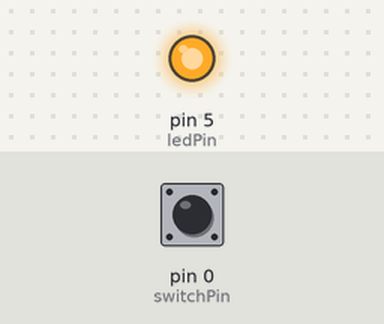
Bench run of a sketch on a simulated Arduino Uno, built with avr-gcc and run on an emulated ATmega328P. Shown: output pins drawn as LEDs (lit = HIGH). The test bench sets the inputs (shaded band); at power-on: pin 0 (switchPin) HIGH.

Above: at 1.2 s.
1.3 s: pin 0 (switchPin) pulled LOW for 0.15 s
At 2.5 s:
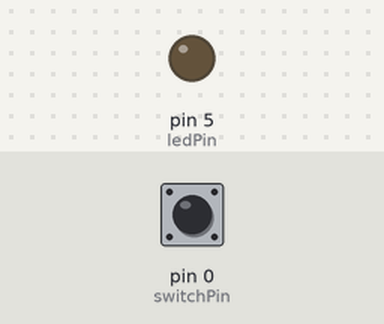
2.9 s: pin 0 (switchPin) pulled LOW for 1 s
At 3.9 s:
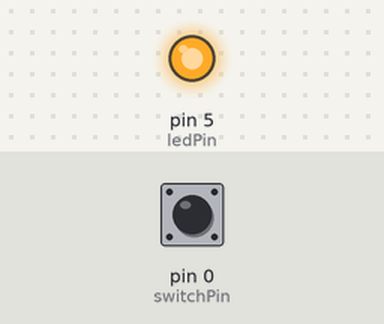
5.4 s: pin 0 (switchPin) pulled LOW for 3.2 s
At 5.9 s:
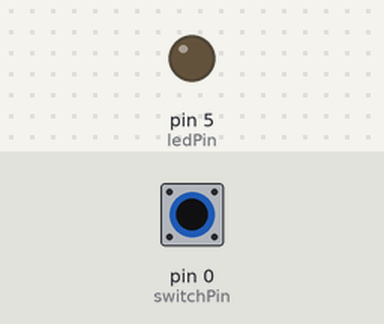
Timing chart, 0 to 8.4 s (numbered marks = the images above; inputs shaded):
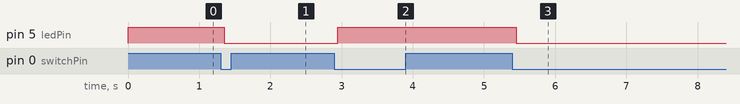

The sketch:

PushOnPushOffSwitch.ino
```cpp
//  Love to Code

// Push on, Push off switch
// Connect pin 0 to ground and make the light on pin 5 turn on or off!

// You can make a switch by folding copper tape over so it touches another piece of copper tape.
// So for this example, you can make a switch as follows:
//    Connect a straight 3" run of copper tape to the "switchPin" (0 by default)
//    Connect a straight 3" run copper tape to the "GND" pin
//    Cut off the excess paper, so that the unconnected copper tape ends are at the edge of the paper.
//    Cut a 1" slit between the two pieces of copper tape
//    Cut another 1" slit to the right of the "switchPin" copper tape.
//      You will now have a dangling tab with tape on it.
//    Fold the tab over so the switchPin copper tape is facing the GND pin copper tape.
//    Press the tab to close the switch!

// All mechanical switches -- from the pushbutton on your phone to the pushbutton you just made --
// have a property called "bounce". When you push the contacts together, they don't come together
// and stop; they actually bounce off each other. The bounce is so fast humans can't notice it,
// but a computer can. This push on, push off switch example instructs the Chibi Chip how to
// ignore the initial bounce through a process called "debouncing".

// Pick which pins to use as switch or LED (a number from 0-5):
const int switchPin = 0;   // pin for the switch. Connect to ground to "press" the switch
const int ledPin = 5;      // LED for output

// These variables let the computer keep track of the button state
int ledState = HIGH;         // the current state of the output pin
int buttonState;             // the current reading from the input pin
int lastButtonState = HIGH;  // the previous reading from the input pin

// These variables let the computer keep track of time. Time can't be negative, so it's an "unsigned int"
unsigned int lastDebounceTime = 0;  // the last time the output pin was toggled
unsigned int debounceDelay = 50;    // the debounce time; increase if the switch isn't reliable

void setup() {
  pinMode(switchPin, INPUT_PULLUP);
  pinMode(ledPin, OUTPUT);

  // set initial LED state
  digitalWrite(ledPin, ledState);
}

void loop() {
  int reading = digitalRead(switchPin);   // read the state of the switch into a local variable

  // Whenever we see the switch change, take note of the time
  if (reading != lastButtonState) {
    // reset the debouncing timer
    lastDebounceTime = millis();
  }

  // after a short pause, check to see if the reading has changed
  if ((millis() - lastDebounceTime) > debounceDelay) {

    // if after the delay, the reading is still changed, we've passed the bounce period
    if (reading != buttonState) {
      buttonState = reading;

      // only flip the LED if the new button state is LOW
      if (buttonState == LOW) {
	ledState = !ledState;
      }
    }
  }

  // update the LED:
  digitalWrite(ledPin, ledState);

  // save the button's reading.  Next time through the loop,
  // it'll be the lastButtonState:
  lastButtonState = reading;
}

// Derived from http://www.arduino.cc/en/Tutorial/Debounce (public domain)
```

Measured:
- after the input at 1.3 s, pin 5 (ledPin): HIGH → LOW after 0.05 s
- after the input at 2.9 s, pin 5 (ledPin): LOW → HIGH after 0.05 s
- after the input at 5.4 s, pin 5 (ledPin): HIGH → LOW after 0.05 s
